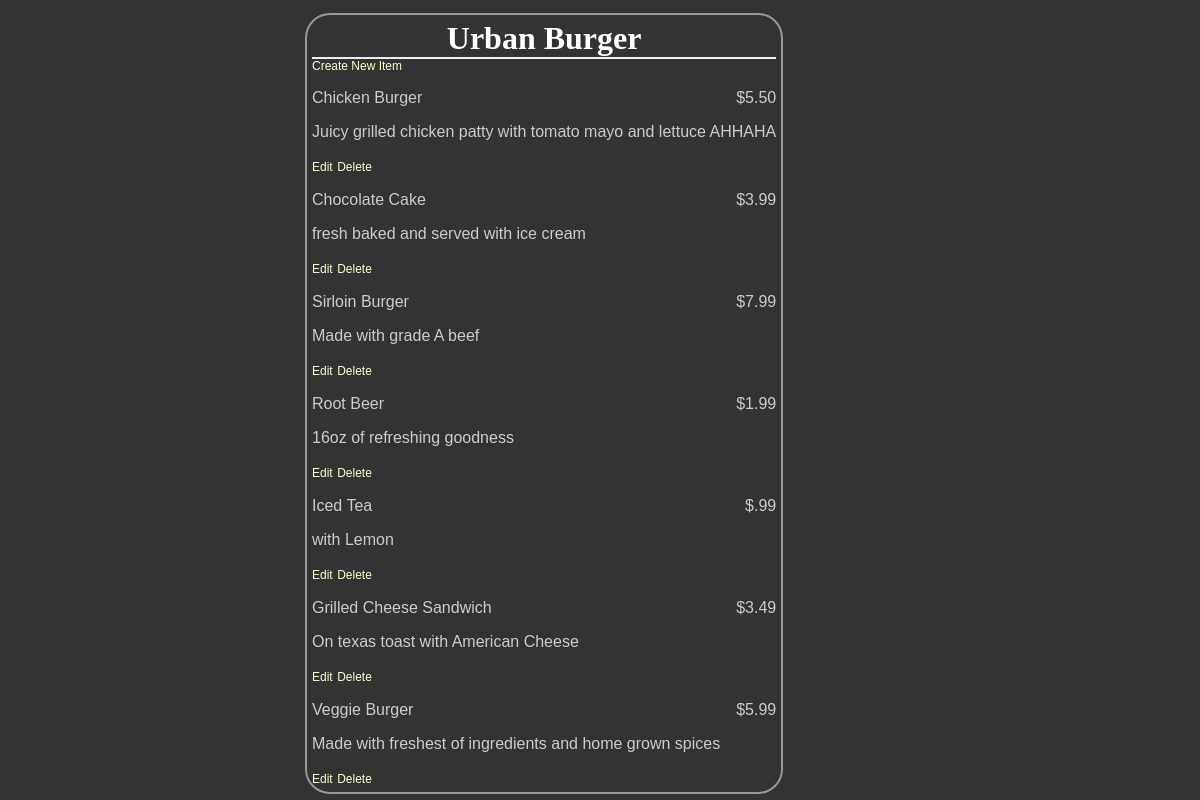
Page /restaurants/1/ on the committed database.
### database_setup.py (models this page shows, shortened)
class Restaurant(Base):
    __tablename__ = 'restaurant'
    id = Column(Integer, primary_key=True)
    name = Column(String(250), nullable=False)

class MenuItem(Base):
    __tablename__ = 'menu_item'
    name =Column(String(80), nullable = False)
    id = Column(Integer, primary_key = True)
    description = Column(String(250))
    price = Column(String(8))
    course = Column(String(250))
    restaurant_id = Column(Integer,ForeignKey('restaurant.id'))
    restaurant = relationship(Restaurant)

### project.py (the view)
@app.route('/restaurants/<int:restaurant_id>/')
def restaurantMenu(restaurant_id):
    restaurant = session.query(Restaurant).filter_by(id=restaurant_id).one()
    items = session.query(MenuItem).filter_by(restaurant_id=restaurant_id)
    return render_template('menu.html', restaurant=restaurant, items=items)

### templates/menu.html (shortened to what this page needs)
<html>
<head>
  <link rel=stylesheet type=text/css href="{{ url_for('static', filename='styles.css') }}">
</head>
<body>
  <div class = 'pane'>
    <div class = 'header'>
      <h1>{{ restaurant.name }}</h1>
    </div>
    <a href = '{{url_for('newMenuItem', restaurant_id = restaurant.id) }}'>Create New Item</a>
{% for i in items %}
<div class = 'nameAndPrice'>
  <span class = 'name'><p>{{i.name}}</p></span>
  <span class = 'price'>
    <p>{{i.price}} </p>
  </span>
</div>
<div class = 'description'>
  <p>{{i.description}}</p>
</div>
<div class = "editdeletepane">
  <a href='{{url_for('editMenuItem',restaurant_id = restaurant.id, menuitem_id = i.id)}}' >Edit</a>
  <a href='{{url_for('deleteMenuItem', restaurant_id = restaurant.id, menuitem_id = i.id)}}' > Delete</a>
</div>
{% endfor %}
  </div>
</body>
</html>

### static/styles.css (style rules this page uses)
body { font-family: sans-serif; background-image: url('img3.jpg'); background-color: #333333 }
h1, h2, h3, h4 { color: #FFFFFF; }
h1, h2 { font-family: 'Georgia', serif; margin: 0; }
h1 { border-bottom: 2px solid #eee; }
p, dd, dt { color: #CCCCCC; }
a { text-decoration: none; color:#FFFFCC; font-size: .75em; }
.pane { position:absolute; left: 25%; border: 2px solid; border-radius: 25px; padding: 5px; margin: 5px; border-color: #999999; background-color: #333333 }
.header { left:50%; text-align: center; }
.name { width:50%; display: inline-block; float: left; }
.price { text-align: right; width:50%; float: right; }

### rows in the picture
Restaurant: name "Urban Burger"
MenuItem: name "Chicken Burger", price "$5.50", description "Juicy grilled chicken patty with tomato mayo and lettuce AHHAHA"
MenuItem: name "Chocolate Cake", price "$3.99", description "fresh baked and served with ice cream"
MenuItem: name "Sirloin Burger", price "$7.99", description "Made with grade A beef"
MenuItem: name "Root Beer", price "$1.99", description "16oz of refreshing goodness"
MenuItem: name "Iced Tea", price "$.99", description "with Lemon"
MenuItem: name "Grilled Cheese Sandwich", price "$3.49", description "On texas toast with American Cheese"
MenuItem: name "Veggie Burger", price "$5.99", description "Made with freshest of ingredients and home grown spices"
